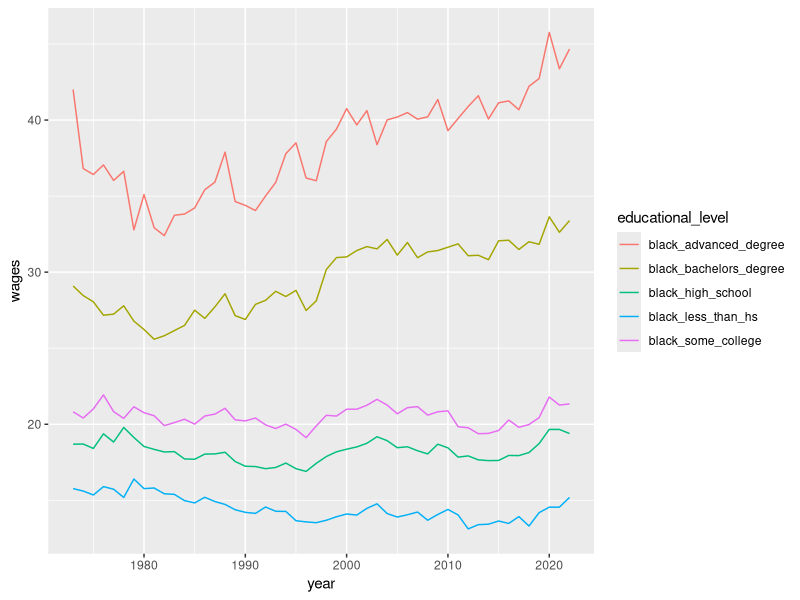
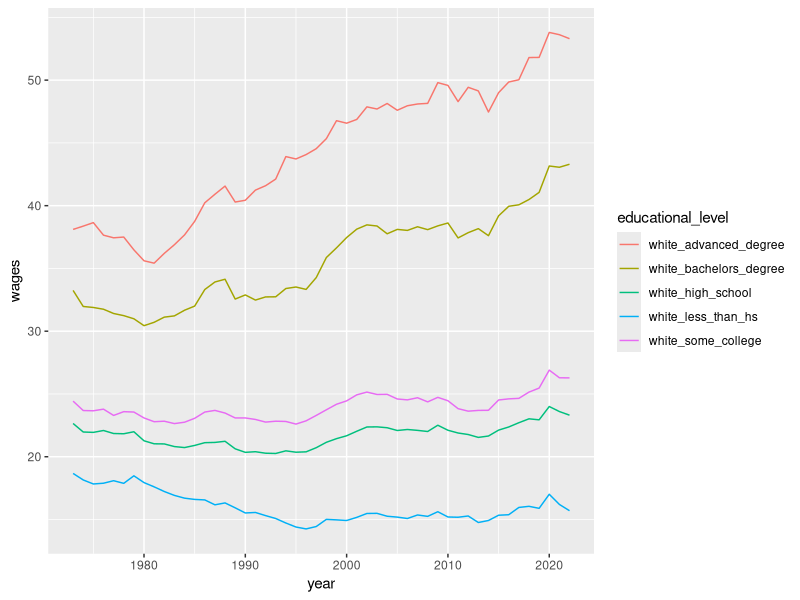
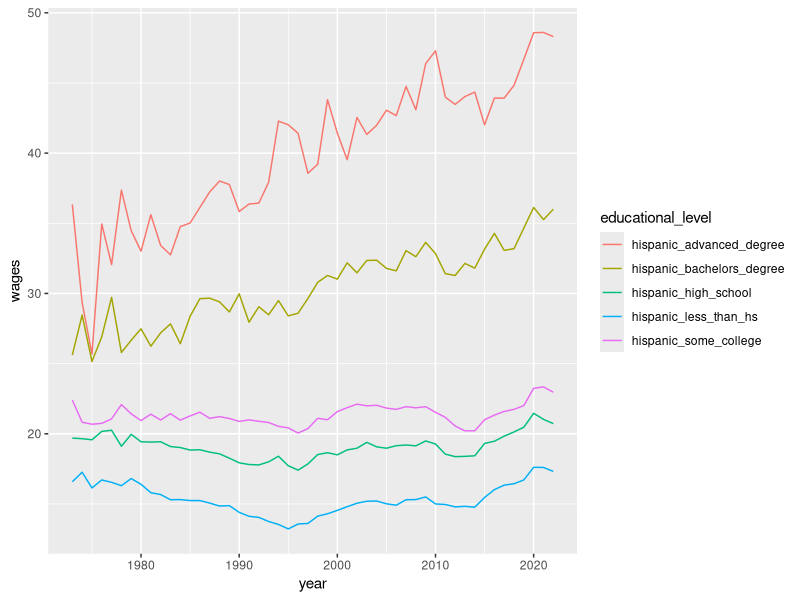

Reproduce these figures in R, in order.
## ---- chunk 1
wages_by_education <- read.csv("wages_by_education.csv")

# Load packages
suppressPackageStartupMessages(library(tidyverse))
## ---- chunk 2
# Data of White people
wbe_white <- wages_by_education %>%
  select(year,white_less_than_hs:white_advanced_degree)
## ---- chunk 3
# Data of Black people
wbe_black <- wages_by_education %>%
  select(year,black_less_than_hs:black_advanced_degree)
## ---- chunk 4
# Data of Hispanic People
wbe_hispanic <- wages_by_education %>%
  select(year,hispanic_less_than_hs:hispanic_advanced_degree)
## ---- chunk 5
# Black people divided in their level of education
wbe_black_education <-wbe_black %>%
pivot_longer(cols =2:black_advanced_degree, names_to = 'educational_level',
             values_to = 'wages')
## ---- chunk 6
wbe_black_education %>%
  ggplot()+
  geom_line(mapping = aes(x = year, 
                          y = wages,
                          color = educational_level)

)
## ---- chunk 7
# White people divided in their level of education
wbe_white_education <-wbe_white %>%
pivot_longer(cols =2:white_advanced_degree, names_to = 'educational_level',
             values_to = 'wages')
## ---- chunk 8
wbe_white_education %>%
  ggplot()+
  geom_line(mapping = aes(x = year, 
                          y = wages,
                          color = educational_level)

)
## ---- chunk 9
# Hispanic people divided in their level of education
wbe_hispanic_education <-wbe_hispanic %>%
pivot_longer(cols =2:hispanic_advanced_degree, names_to
             ='educational_level',
             values_to = 'wages')
## ---- chunk 10
wbe_hispanic_education %>%
  ggplot()+
  geom_line(mapping = aes(x = year, 
                          y = wages,
                          color = educational_level)

)
